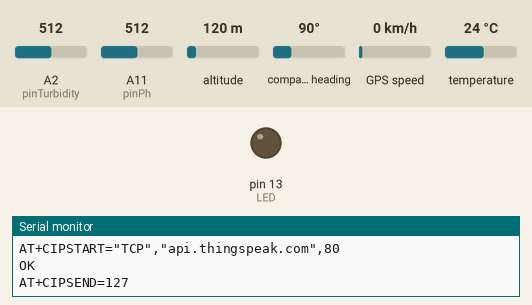
The sketch below on a simulated Arduino Mega 2560, built for the host (arithmetic inside an expression is 32-bit, double 64-bit). Parts: output pins drawn as LEDs (lit = HIGH), the last lines printed to the serial monitor. The test bench sets the inputs (shaded band); at power-on: A2 (pinTurbidity) = 512, A11 (pinPh) = 512, altitude 120 m, compass heading 90°, GPS speed 0 km/h, temperature 24 °C. The GPS gets a fix after 3 s at 37.7749, -122.4194 with 8 satellites; the modem accepts every AT command (registered, SIM ready, sends succeed) and sends nothing else.

Above: at 30.8 s.
At 38.6 s:
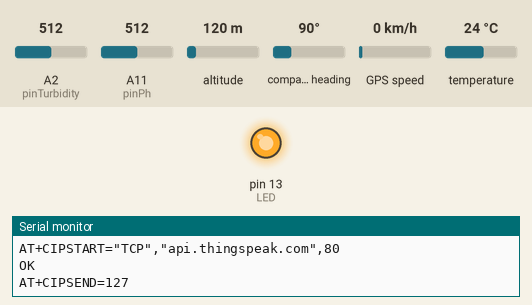
Timing chart, 0 to 47.1 s (numbered marks = the images above):
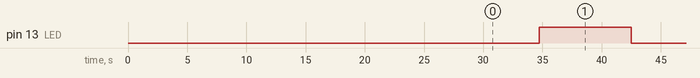

Measured:
- by itself, pin 13 (LED): alternates HIGH for 7.7 s and LOW for 7.7 s

The sketch:

coba_danau_limboto.ino
```cpp
#include <OneWire.h>
#include <DallasTemperature.h>
#include<Timer.h>
#include <TinyGPS.h>


Timer t;

const int pinDs=2,pinTurbidity=A2,pinPh=A11;

OneWire ourWire(pinDs);
TinyGPS gps;

DallasTemperature sensors(&ourWire);

#define Offset 0.00            //deviation compensate
#define LED 13
#define samplingInterval 20
#define printInterval 800
#define ArrayLenth  40    //times of collection
int pHArray[ArrayLenth];   //Store the average value of the sensor feedback
int pHArrayIndex=0;


char *api_key="E8LUTR7GVQ7ABF4K";     // Enter your Write API key from ThingSpeak
static char postUrl[150];

void httpGet(String ip, String path, int port=80);
char LAT[20],LON[20];
float tem,tem1,tem2,ph,kekeruhan;

void setup(void)
{
  pinMode(LED,OUTPUT);
  Serial.begin(9600);
  Serial1.begin(9600);
  Serial2.begin(9600);
 Serial.println("Connecting Wifi....");
 connect_wifi("AT",1000);
 connect_wifi("AT+CWMODE=1",1000);
 connect_wifi("AT+CWQAP",1000);
 connect_wifi("AT+RST",5000);

 connect_wifi("AT+CWJAP=\"UMGdanau\",\"danaulimboto\"",10000);
 Serial.println("Wifi Connected");
  delay(2000);
}
void loop(void)
{
  static unsigned long samplingTime = millis();
  static unsigned long printTime = millis();
  static float pHValue,voltage;
  bool newData = false;
  unsigned long chars;
  unsigned short sentences, failed;
  //for (unsigned long start = millis(); millis() - start < 1000;)
  {
    while (Serial2.available())
    {
      char c = Serial2.read();
      Serial.write(c); // uncomment this line if you want to see the GPS data flowing
      if (gps.encode(c)) // Did a new valid sentence come in?
        newData = true;
    }  if (newData)
  {
    float flat, flon;
    unsigned long age;
    gps.f_get_position(&flat, &flon, &age);    dtostrf(flat,7, 6, LAT);
    dtostrf(flon,7, 6, LON);
    Serial.println(LAT);
    Serial.println(LON);

    }
  }
  if(millis()-samplingTime > samplingInterval)
  {
      pHArray[pHArrayIndex++]=analogRead(pinPh);
      if(pHArrayIndex==ArrayLenth)pHArrayIndex=0;
      voltage = avergearray(pHArray, ArrayLenth)*5.0/1024;
      pHValue = 3.5*voltage+0.5;
      samplingTime=millis();
  }
  if(millis() - printTime > printInterval)   //Every 800 milliseconds, print a numerical, convert the state of the LED indicator
  { Serial.println(LAT);
    Serial.println(LON);
  Serial.print("Voltage:");
  Serial.print(voltage,2);
  Serial.print(" pH value: ");
  Serial.println(pHValue,2);
  ph=pHValue;
  int turbidityValue = analogRead(pinTurbidity);
  float voltage1 = turbidityValue * (5.0 / 1024.0);
  Serial.print("Voltage:");
  Serial.print(voltage1);
  kekeruhan=40-(voltage1/4)*100;
  Serial.print(" Turbidity= ");
  Serial.println(kekeruhan);

  sensors.requestTemperatures();
  tem=sensors.getTempCByIndex(0);
  Serial.print("Suhu= ");
  Serial.print(tem);
  Serial.println("C");
  send2server();
  t.update();

  digitalWrite(LED,digitalRead(LED)^1);
  printTime=millis();
  }
}
double avergearray(int* arr, int number){
  int i;
  int max,min;
  double avg;
  long amount=0;
  if(number<=0){
    Serial.println("Error number for the array to avraging!/n");
    return 0;
  }
  if(number<5){   //less than 5, calculated directly statistics
    for(i=0;i<number;i++){
      amount+=arr[i];
    }
    avg = amount/number;
    return avg;
  }else{
    if(arr[0]<arr[1]){
      min = arr[0];max=arr[1];
    }
    else{
      min=arr[1];max=arr[0];
    }
    for(i=2;i<number;i++){
      if(arr[i]<min){
        amount+=min;        //arr<min
        min=arr[i];
      }else {
        if(arr[i]>max){
          amount+=max;    //arr>max
          max=arr[i];
        }else{
          amount+=arr[i]; //min<=arr<=max
        }
      }//if
    }//for
    avg = (double)amount/(number-2);
  }//if
  return avg;
}
void connect_wifi(String cmd, int t)
{
  int temp=0,i=0;
  while(1)
  {

    Serial.println(cmd);
    Serial1.println(cmd);
    while(Serial1.available())
    {
      if(Serial1.find("OK"))

      i=8;
    }
    delay(t);
    if(i>5)
    break;
    i++;
  }
  if(i==8)
  {
   Serial.println("OK");
  }
  else
  {
   Serial.println("Error");
  }
}
void send2server()
{
  char tempStr[8];
  char phStr[8];
  char keruhStr[8];

  dtostrf(tem, 5, 3, tempStr);
  dtostrf(ph, 5, 3, phStr);
  dtostrf(kekeruhan, 5, 3, keruhStr);

//Suhu,Ph,Turbidity,Lux Solar,Volt,Latitude,Langitude
  sprintf(postUrl, "update?api_key=%s&field1=%s&field2=%s&field3=%s&field4=%s&field5=%s",api_key,tempStr,phStr,keruhStr,LAT,LON);
  httpGet("api.thingspeak.com", postUrl, 80);
}
void httpGet(String ip, String path, int port)
{
  int resp;
  String atHttpGetCmd = "GET /"+path+" HTTP/1.0\r\n\r\n";
  //AT+CIPSTART="TCP","192.168.20.200",80
  String atTcpPortConnectCmd = "AT+CIPSTART=\"TCP\",\""+ip+"\","+port+"";
  connect_wifi(atTcpPortConnectCmd,1000);
  int len = atHttpGetCmd.length();
  String atSendCmd = "AT+CIPSEND=";
  atSendCmd+=len;
  connect_wifi(atSendCmd,1000);
  connect_wifi(atHttpGetCmd,1000);
}
```
